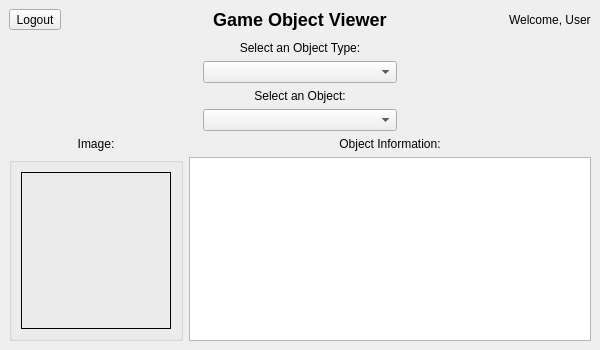
<?xml version="1.0" encoding="UTF-8"?>
<ui version="4.0">
 <class>GameObjectDatabaseUser</class>
 <widget class="QMainWindow" name="GameObjectDatabaseUser">
  <property name="geometry">
   <rect>
    <x>0</x>
    <y>0</y>
    <width>600</width>
    <height>350</height>
   </rect>
  </property>
  <property name="sizePolicy">
   <sizepolicy hsizetype="Preferred" vsizetype="MinimumExpanding">
    <horstretch>0</horstretch>
    <verstretch>0</verstretch>
   </sizepolicy>
  </property>
  <property name="minimumSize">
   <size>
    <width>600</width>
    <height>350</height>
   </size>
  </property>
  <property name="windowTitle">
   <string>Game Object Database</string>
  </property>
  <widget class="QWidget" name="centralwidget">
   <layout class="QVBoxLayout" name="verticalLayout">
    <item>
     <layout class="QHBoxLayout" name="headerLayout">
      <item>
       <layout class="QHBoxLayout" name="toolLayout">
        <item>
         <widget class="QToolButton" name="logoutButton">
          <property name="text">
           <string>Logout</string>
          </property>
         </widget>
        </item>
        <item>
         <spacer name="toolExpander">
          <property name="orientation">
           <enum>Qt::Horizontal</enum>
          </property>
          <property name="sizeHint" stdset="0">
           <size>
            <width>40</width>
            <height>20</height>
           </size>
          </property>
         </spacer>
        </item>
       </layout>
      </item>
      <item>
       <spacer name="headerLeftFixedSpacer">
        <property name="orientation">
         <enum>Qt::Horizontal</enum>
        </property>
        <property name="sizeType">
         <enum>QSizePolicy::Fixed</enum>
        </property>
        <property name="sizeHint" stdset="0">
         <size>
          <width>40</width>
          <height>20</height>
         </size>
        </property>
       </spacer>
      </item>
      <item>
       <layout class="QHBoxLayout" name="titleLayout">
        <item>
         <widget class="QLabel" name="titleLabel">
          <property name="sizePolicy">
           <sizepolicy hsizetype="Preferred" vsizetype="Preferred">
            <horstretch>0</horstretch>
            <verstretch>0</verstretch>
           </sizepolicy>
          </property>
          <property name="text">
           <string>&lt;h2&gt;Game Object Viewer&lt;/h2&gt;</string>
          </property>
         </widget>
        </item>
       </layout>
      </item>
      <item>
       <spacer name="headerRightFixedSpacer">
        <property name="orientation">
         <enum>Qt::Horizontal</enum>
        </property>
        <property name="sizeType">
         <enum>QSizePolicy::Fixed</enum>
        </property>
        <property name="sizeHint" stdset="0">
         <size>
          <width>40</width>
          <height>20</height>
         </size>
        </property>
       </spacer>
      </item>
      <item>
       <layout class="QHBoxLayout" name="welcomeLayout">
        <item>
         <spacer name="welcomeExpander">
          <property name="orientation">
           <enum>Qt::Horizontal</enum>
          </property>
          <property name="sizeHint" stdset="0">
           <size>
            <width>40</width>
            <height>20</height>
           </size>
          </property>
         </spacer>
        </item>
        <item>
         <widget class="QLabel" name="welcomeLabel">
          <property name="sizePolicy">
           <sizepolicy hsizetype="Preferred" vsizetype="Preferred">
            <horstretch>0</horstretch>
            <verstretch>0</verstretch>
           </sizepolicy>
          </property>
          <property name="text">
           <string>Welcome, User</string>
          </property>
         </widget>
        </item>
       </layout>
      </item>
     </layout>
    </item>
    <item>
     <spacer name="mainSpacer">
      <property name="orientation">
       <enum>Qt::Vertical</enum>
      </property>
      <property name="sizeType">
       <enum>QSizePolicy::Fixed</enum>
      </property>
      <property name="sizeHint" stdset="0">
       <size>
        <width>20</width>
        <height>5</height>
       </size>
      </property>
     </spacer>
    </item>
    <item>
     <layout class="QVBoxLayout" name="mainLayout">
      <item>
       <layout class="QHBoxLayout" name="buttonLayout">
        <item>
         <spacer name="buttonLeftSpacer">
          <property name="orientation">
           <enum>Qt::Horizontal</enum>
          </property>
          <property name="sizeHint" stdset="0">
           <size>
            <width>40</width>
            <height>20</height>
           </size>
          </property>
         </spacer>
        </item>
        <item>
         <layout class="QVBoxLayout" name="barLayout">
          <item>
           <widget class="QLabel" name="typeLabel">
            <property name="text">
             <string>Select an Object Type:</string>
            </property>
            <property name="alignment">
             <set>Qt::AlignCenter</set>
            </property>
           </widget>
          </item>
          <item>
           <widget class="QComboBox" name="typeComboBox">
            <property name="sizePolicy">
             <sizepolicy hsizetype="Expanding" vsizetype="Fixed">
              <horstretch>0</horstretch>
              <verstretch>0</verstretch>
             </sizepolicy>
            </property>
           </widget>
          </item>
          <item>
           <widget class="QLabel" name="objectLabel">
            <property name="text">
             <string>Select an Object:</string>
            </property>
            <property name="alignment">
             <set>Qt::AlignCenter</set>
            </property>
           </widget>
          </item>
          <item>
           <widget class="QComboBox" name="obectComboBox">
            <property name="sizePolicy">
             <sizepolicy hsizetype="Expanding" vsizetype="Fixed">
              <horstretch>0</horstretch>
              <verstretch>0</verstretch>
             </sizepolicy>
            </property>
           </widget>
          </item>
         </layout>
        </item>
        <item>
         <spacer name="buttonRightSpacer">
          <property name="orientation">
           <enum>Qt::Horizontal</enum>
          </property>
          <property name="sizeHint" stdset="0">
           <size>
            <width>40</width>
            <height>20</height>
           </size>
          </property>
         </spacer>
        </item>
       </layout>
      </item>
      <item>
       <layout class="QHBoxLayout" name="viewLayout">
        <item>
         <layout class="QVBoxLayout" name="viewImage">
          <item>
           <widget class="QLabel" name="imageLabel">
            <property name="text">
             <string>Image:</string>
            </property>
            <property name="alignment">
             <set>Qt::AlignHCenter|Qt::AlignTop</set>
            </property>
           </widget>
          </item>
          <item>
           <widget class="QGroupBox" name="groupBox">
            <property name="sizePolicy">
             <sizepolicy hsizetype="Preferred" vsizetype="Expanding">
              <horstretch>0</horstretch>
              <verstretch>0</verstretch>
             </sizepolicy>
            </property>
            <property name="title">
             <string/>
            </property>
            <layout class="QVBoxLayout" name="verticalLayout_4">
             <item>
              <widget class="QLabel" name="image">
               <property name="sizePolicy">
                <sizepolicy hsizetype="Preferred" vsizetype="Expanding">
                 <horstretch>0</horstretch>
                 <verstretch>0</verstretch>
                </sizepolicy>
               </property>
               <property name="minimumSize">
                <size>
                 <width>150</width>
                 <height>150</height>
                </size>
               </property>
               <property name="frameShape">
                <enum>QFrame::Panel</enum>
               </property>
               <property name="text">
                <string/>
               </property>
              </widget>
             </item>
            </layout>
           </widget>
          </item>
         </layout>
        </item>
        <item>
         <layout class="QVBoxLayout" name="viewInformation">
          <item>
           <widget class="QLabel" name="informationLabel">
            <property name="text">
             <string>Object Information:</string>
            </property>
            <property name="alignment">
             <set>Qt::AlignCenter</set>
            </property>
           </widget>
          </item>
          <item>
           <widget class="QListWidget" name="listWidget">
            <property name="alternatingRowColors">
             <bool>true</bool>
            </property>
            <property name="horizontalScrollMode">
             <enum>QAbstractItemView::ScrollPerPixel</enum>
            </property>
           </widget>
          </item>
         </layout>
        </item>
       </layout>
      </item>
     </layout>
    </item>
   </layout>
  </widget>
 </widget>
 <resources/>
 <connections>
  <connection>
   <sender>logoutButton</sender>
   <signal>clicked()</signal>
   <receiver>GameObjectDatabaseUser</receiver>
   <slot>logout()</slot>
   <hints>
    <hint type="sourcelabel">
     <x>31</x>
     <y>19</y>
    </hint>
    <hint type="destinationlabel">
     <x>12</x>
     <y>48</y>
    </hint>
   </hints>
  </connection>
  <connection>
   <sender>typeComboBox</sender>
   <signal>activated(int)</signal>
   <receiver>GameObjectDatabaseUser</receiver>
   <slot>getObjects()</slot>
   <hints>
    <hint type="sourcelabel">
     <x>299</x>
     <y>82</y>
    </hint>
    <hint type="destinationlabel">
     <x>299</x>
     <y>199</y>
    </hint>
   </hints>
  </connection>
  <connection>
   <sender>obectComboBox</sender>
   <signal>activated(int)</signal>
   <receiver>GameObjectDatabaseUser</receiver>
   <slot>sendInformation()</slot>
   <hints>
    <hint type="sourcelabel">
     <x>346</x>
     <y>123</y>
    </hint>
    <hint type="destinationlabel">
     <x>445</x>
     <y>118</y>
    </hint>
   </hints>
  </connection>
 </connections>
 <slots>
  <slot>logout()</slot>
  <slot>getObjects()</slot>
  <slot>sendInformation()</slot>
 </slots>
</ui>
